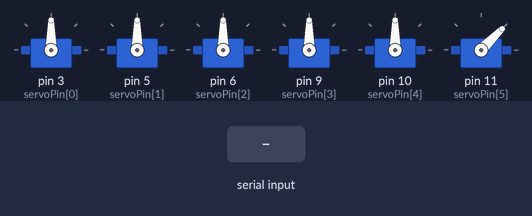
Bench run of a sketch on a simulated Arduino Uno, built with avr-gcc and run on an emulated ATmega328P. On the bench: 6 × servo. Inputs (shaded band) come from the test bench. What the sketch prints to the serial monitor is not drawn.

Above: at 1.2 s.
1.3 s: "<90,45,200>" received over Serial
At 1.7 s:
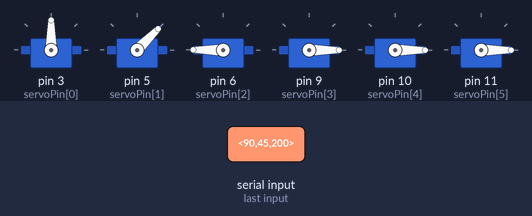
2.8 s: "<30,150,10>" received over Serial
At 4.0 s:
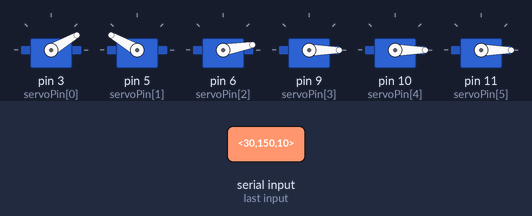
4.3 s: "<90,45>" received over Serial
At 5.0 s:
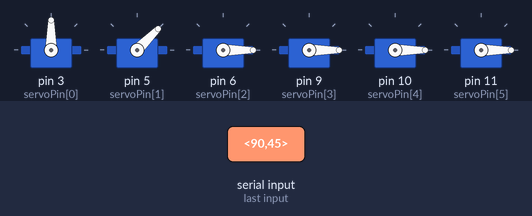
5.8 s: "<5>" received over Serial
At 7.0 s:
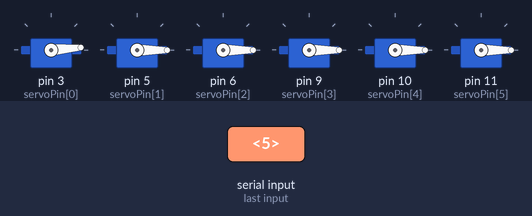
7.3 s: "<90>" received over Serial
At 8.3 s:
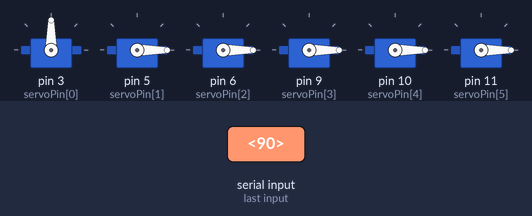
8.8 s: "<200>" received over Serial
At 9.5 s:
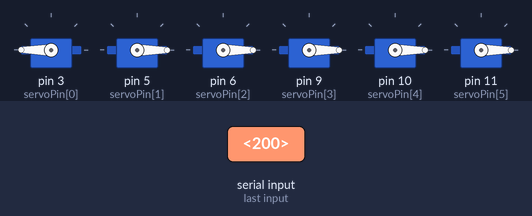
Timing chart, 0 to 11.3 s (numbered marks = the images above; inputs shaded):
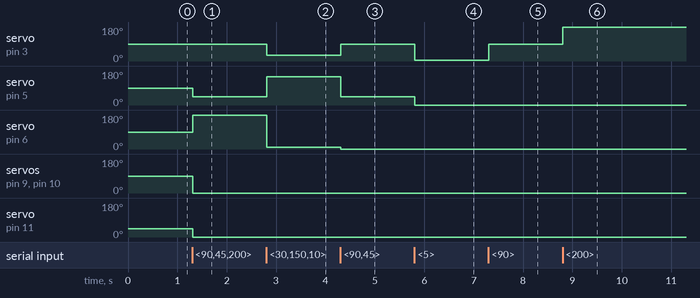

The sketch:

ServoFromPC.ino
```cpp
#include <Servo.h>

bool initialised = false;

// This is the configuration for a robot arm 6DOF
const int nbServo = 6;  // nb of servo
Servo myServo[nbServo];
byte servoPin[nbServo] = {3, 5, 6, 9, 10, 11};  // servo pin
int servoMinPos[nbServo] = {-360, -360, -360, -360, -360, -360};  // min angle
int servoMaxPos[nbServo] = {360, 360, 360, 360, 360, 360};  // max angle
int servoPos[nbServo] = {90, 90, 90, 90, 90, 45};  // current positions wanted


const byte buffSize = 30;
char inputBuffer[buffSize];
const char startMarker = '<';
const char endMarker = '>';
byte bytesRecvd = 0;
boolean readInProgress = false;
boolean newDataFromPC = false;

int messageServoPos[nbServo];

unsigned long curMillis;  // time since setup


void getDataFromPC() {
  // receive data from PC and save it into inputBuffer
  if(Serial.available() > 0) {
    char current = Serial.read();

    if (current == endMarker) {
      readInProgress = false;
      newDataFromPC = true;
      inputBuffer[bytesRecvd] = 0;
      parseData();
    }

    if(readInProgress) {
      inputBuffer[bytesRecvd] = current;
      bytesRecvd++;
      if (bytesRecvd == buffSize) {
        bytesRecvd = buffSize - 1;
      }
    }

    if (current == startMarker) {
      bytesRecvd = 0;
      readInProgress = true;
    }
  }
}


void parseData() {
  // One type of message is accepted : <newPos0,newPos1,newPos2...>

  char *strtokIndx;

  strtokIndx = strtok(inputBuffer, ",");
  messageServoPos[0] = atoi(strtokIndx);
  for (int i = 1; i < nbServo; i++)
  {
    strtokIndx = strtok(NULL, ",");
    messageServoPos[i] = atoi(strtokIndx);  // convert to int
  }
}


void replyToPC() {
  // if data have been received, reply to PC
  if (newDataFromPC) {
    newDataFromPC = false;
    Serial.print("<Msg: Positions updated>");
  }
}


void updatePosition() {
  // if message received, write the new position
  if (newDataFromPC) {
    for (int i = 0; i < nbServo; i++)
    {
      messageServoPos[i] = max(messageServoPos[i], servoMinPos[i]);
      messageServoPos[i] = min(messageServoPos[i], servoMaxPos[i]);
      myServo[i].write(messageServoPos[i]);
    }
  }
}


void setup() {
  Serial.begin(9600);

    // initialize the servo
  for (int i = 0; i < nbServo; i++){
    myServo[i].attach(servoPin[i]);
    myServo[i].write(servoPos[i]);
  }

    // tell the PC we are ready
  Serial.println("<Msg: Arduino is ready>");
}

void setup2() {
  // I don't know why but sometimes the first setup does not work
  for (int i = 0; i < nbServo; i++){
    myServo[i].write(servoPos[i]);
  }
  initialised = true;
}


void loop() {
  // Main loop
  if (not initialised) {
    setup2();
  }
  curMillis = millis();
  getDataFromPC();
  updatePosition();
  replyToPC();
}
```

Measured:
- after the input at 1.3 s, servo on pin 5 (servoPin[1]): 90° → 45° at once; servo on pin 6 (servoPin[2]): 90° → 180° at once; servo on pin 9 (servoPin[3]), servo on pin 10 (servoPin[4]): 90° → 0° at once; servo on pin 11 (servoPin[5]): 45° → 0° at once
- after the input at 2.8 s, servo on pin 3 (servoPin[0]): 90° → 30° at once; servo on pin 5 (servoPin[1]): 45° → 150° at once; servo on pin 6 (servoPin[2]): 180° → 10° at once
- after the input at 4.3 s, servo on pin 3 (servoPin[0]): 30° → 90° at once; servo on pin 5 (servoPin[1]): 150° → 45° at once; servo on pin 6 (servoPin[2]): 10° → 0° at once
- after the input at 5.8 s, servo on pin 3 (servoPin[0]): 90° → 5° at once; servo on pin 5 (servoPin[1]): 45° → 0° at once
- after the input at 7.3 s, servo on pin 3 (servoPin[0]): 5° → 90° at once
- after the input at 8.8 s, servo on pin 3 (servoPin[0]): 90° → 180° at once
